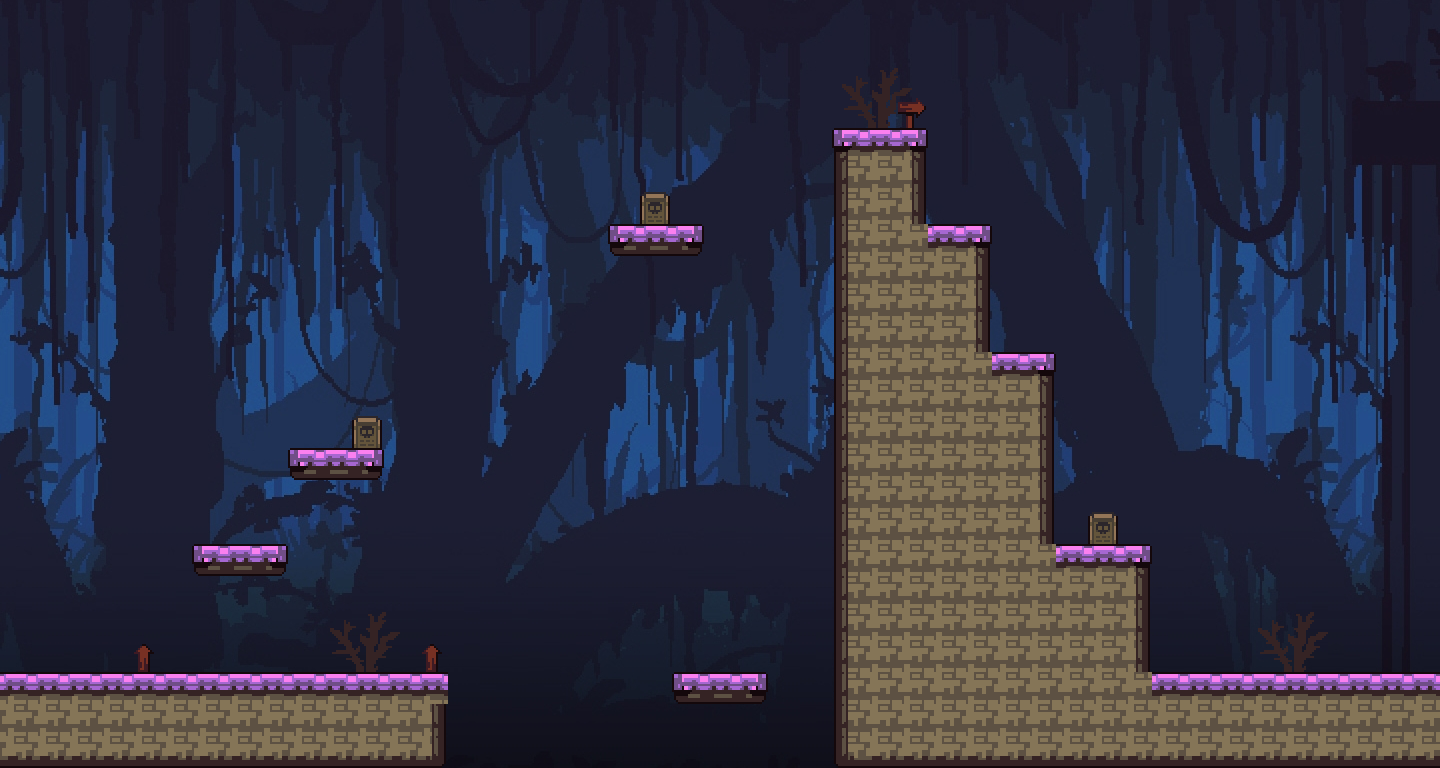

A level layout from a 2D game, rendered from its tile map. Below: a short description, then the map file with tile-grid data replaced by summaries:
An orthogonal 45x24 tile map with 32x32 px tiles, 3 tile layers (Fond, Sol, Objet), 2 tilesets.

<map version="1.2" tiledversion="1.3.1" orientation="orthogonal" renderorder="left-up" compressionlevel="0" width="45" height="24" tilewidth="32" tileheight="32" infinite="0" nextlayerid="4" nextobjectid="1">
 <tileset firstgid="1" name="BG2" tilewidth="32" tileheight="32" tilecount="1980" columns="60">
  <image source="BG2.png" width="1920" height="1080" />
 </tileset>
 <tileset firstgid="1981" name="goodly-2x" tilewidth="32" tileheight="32" tilecount="256" columns="16">
  <image source="goodly-2x.png" width="512" height="512" />
 </tileset>
 <layer id="1" name="Fond" width="45" height="24">
  <data>[1080 cells, 1080 non-empty, 1080 distinct tile ids]</data>
 </layer>
 <layer id="2" name="Sol" width="45" height="24">
  <data>[1080 cells, 222 non-empty, 12 distinct tile ids]</data>
 </layer>
 <layer id="3" name="Objet" width="45" height="24">
  <data>[1080 cells, 23 non-empty, 9 distinct tile ids]</data>
 </layer>
</map>
